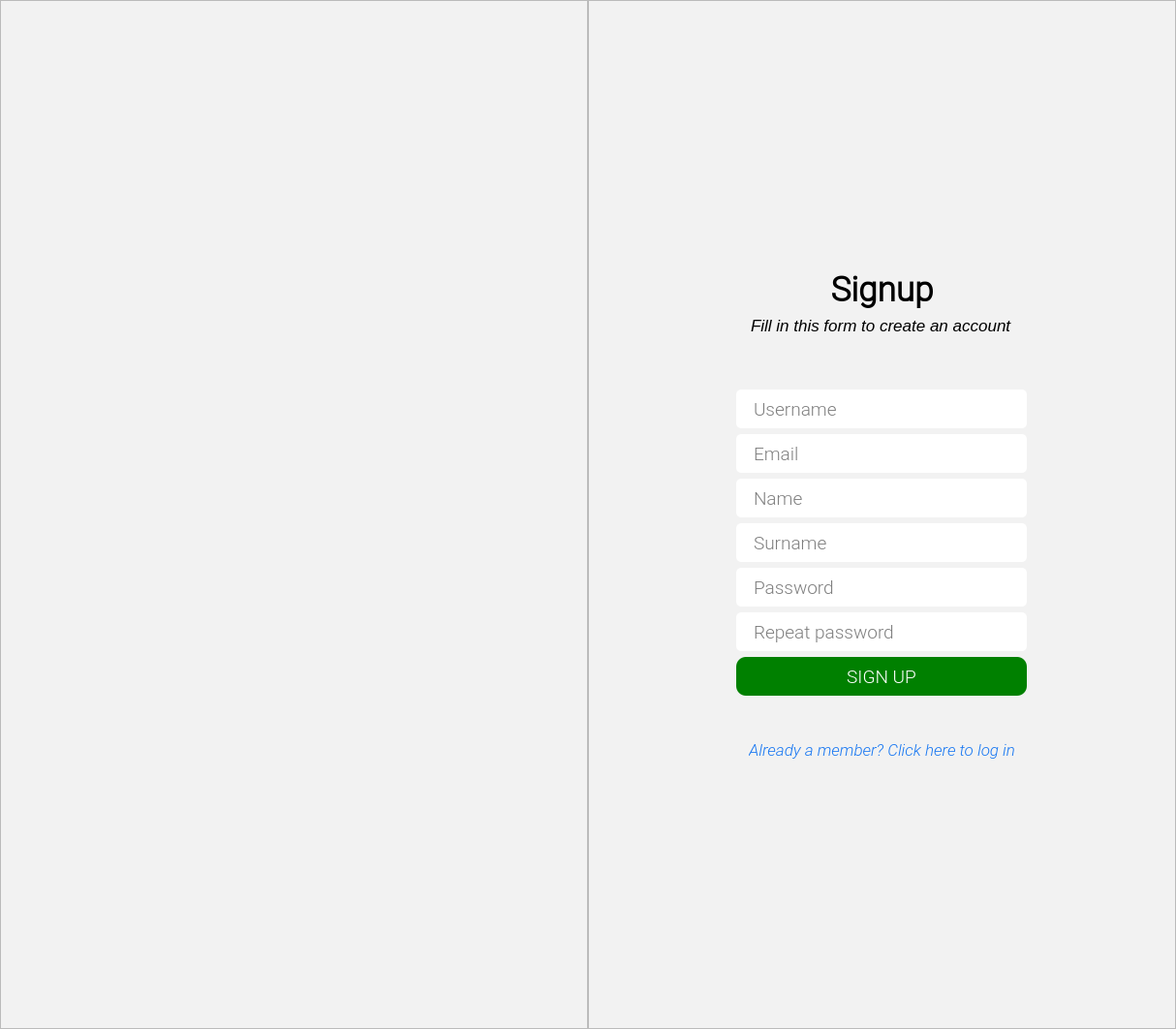
<?xml version="1.0" encoding="UTF-8"?>
<ui version="4.0">
 <class>SignupForm</class>
 <widget class="QWidget" name="SignupForm">
  <property name="geometry">
   <rect>
    <x>0</x>
    <y>0</y>
    <width>1214</width>
    <height>1062</height>
   </rect>
  </property>
  <property name="sizePolicy">
   <sizepolicy hsizetype="Preferred" vsizetype="Preferred">
    <horstretch>0</horstretch>
    <verstretch>0</verstretch>
   </sizepolicy>
  </property>
  <property name="maximumSize">
   <size>
    <width>16777215</width>
    <height>16777215</height>
   </size>
  </property>
  <property name="windowTitle">
   <string>Real-Time Collaborative Text Editor</string>
  </property>
  <property name="windowIcon">
   <iconset resource="resource.qrc">
    <normaloff>:/images/app/logo_black.png</normaloff>:/images/app/logo_black.png</iconset>
  </property>
  <property name="styleSheet">
   <string notr="true">* {
	font-family: &quot;Roboto Light&quot;;
	font-size: 14pt;
}

QFrame {
	background-color: #f2f2f2;
}

QLine {
	color: grey;
}

QLineEdit {
	background-color: white;
	padding: 5px 16px 5px;
    border-radius: 5px;
}

QLineEdit:focus {
	border: 2px solid #1877f2;
}

QPushButton#signup {
	border-radius: 10px;
	background-color: green;
	color: white;
}

QPushButton#signup:hover {
	background-color: #056905;
}

QPushButton#signup:hover:pressed {
	border-radius: 15px;
}

QPushButton#go_to_login {
	color: #1877f2;
	border: none;
	font-style: italic;
	font-weight: 200;
	font-size: 13pt;
}

QPushButton#go_to_login:hover {
	text-decoration: underline;
}

QLabel#instructions {
	font-style: italic;
	font-weight: 200;
	font-size: 13pt;
}</string>
  </property>
  <layout class="QHBoxLayout" name="horizontalLayout">
   <property name="spacing">
    <number>0</number>
   </property>
   <property name="leftMargin">
    <number>0</number>
   </property>
   <property name="topMargin">
    <number>0</number>
   </property>
   <property name="rightMargin">
    <number>0</number>
   </property>
   <property name="bottomMargin">
    <number>0</number>
   </property>
   <item>
    <widget class="QFrame" name="logo">
     <property name="sizePolicy">
      <sizepolicy hsizetype="Preferred" vsizetype="Preferred">
       <horstretch>0</horstretch>
       <verstretch>0</verstretch>
      </sizepolicy>
     </property>
     <property name="frameShape">
      <enum>QFrame::StyledPanel</enum>
     </property>
     <property name="frameShadow">
      <enum>QFrame::Raised</enum>
     </property>
     <layout class="QGridLayout" name="gridLayout">
      <property name="leftMargin">
       <number>50</number>
      </property>
      <property name="topMargin">
       <number>50</number>
      </property>
      <property name="rightMargin">
       <number>50</number>
      </property>
      <property name="bottomMargin">
       <number>50</number>
      </property>
      <item row="0" column="0">
       <widget class="QLabel" name="label_2">
        <property name="maximumSize">
         <size>
          <width>980</width>
          <height>600</height>
         </size>
        </property>
        <property name="text">
         <string/>
        </property>
        <property name="pixmap">
         <pixmap resource="resource.qrc">:/images/app/background.png</pixmap>
        </property>
        <property name="scaledContents">
         <bool>true</bool>
        </property>
       </widget>
      </item>
     </layout>
    </widget>
   </item>
   <item>
    <widget class="QFrame" name="form">
     <property name="sizePolicy">
      <sizepolicy hsizetype="Preferred" vsizetype="Preferred">
       <horstretch>0</horstretch>
       <verstretch>0</verstretch>
      </sizepolicy>
     </property>
     <property name="frameShape">
      <enum>QFrame::StyledPanel</enum>
     </property>
     <property name="frameShadow">
      <enum>QFrame::Raised</enum>
     </property>
     <layout class="QVBoxLayout" name="verticalLayout">
      <item>
       <spacer name="verticalSpacer_2">
        <property name="orientation">
         <enum>Qt::Vertical</enum>
        </property>
        <property name="sizeHint" stdset="0">
         <size>
          <width>20</width>
          <height>40</height>
         </size>
        </property>
       </spacer>
      </item>
      <item>
       <widget class="QLabel" name="label">
        <property name="sizePolicy">
         <sizepolicy hsizetype="Preferred" vsizetype="Preferred">
          <horstretch>0</horstretch>
          <verstretch>0</verstretch>
         </sizepolicy>
        </property>
        <property name="font">
         <font>
          <family>Roboto Light</family>
          <pointsize>14</pointsize>
          <weight>50</weight>
          <bold>false</bold>
         </font>
        </property>
        <property name="styleSheet">
         <string notr="true"/>
        </property>
        <property name="text">
         <string>&lt;html&gt;&lt;head/&gt;&lt;body&gt;&lt;p align=&quot;center&quot;&gt;&lt;span style=&quot; font-size:26pt; font-weight:600;&quot;&gt;Signup&lt;/span&gt;&lt;/p&gt;&lt;/body&gt;&lt;/html&gt;</string>
        </property>
       </widget>
      </item>
      <item alignment="Qt::AlignHCenter">
       <widget class="QLabel" name="instructions">
        <property name="text">
         <string>Fill in this form to create an account</string>
        </property>
       </widget>
      </item>
      <item>
       <spacer name="verticalSpacer_3">
        <property name="orientation">
         <enum>Qt::Vertical</enum>
        </property>
        <property name="sizeType">
         <enum>QSizePolicy::Fixed</enum>
        </property>
        <property name="sizeHint" stdset="0">
         <size>
          <width>20</width>
          <height>50</height>
         </size>
        </property>
       </spacer>
      </item>
      <item alignment="Qt::AlignHCenter">
       <widget class="QLineEdit" name="username">
        <property name="sizePolicy">
         <sizepolicy hsizetype="Minimum" vsizetype="Fixed">
          <horstretch>0</horstretch>
          <verstretch>0</verstretch>
         </sizepolicy>
        </property>
        <property name="minimumSize">
         <size>
          <width>300</width>
          <height>40</height>
         </size>
        </property>
        <property name="maximumSize">
         <size>
          <width>300</width>
          <height>40</height>
         </size>
        </property>
        <property name="font">
         <font>
          <family>Roboto Light</family>
          <pointsize>14</pointsize>
          <weight>50</weight>
          <bold>false</bold>
         </font>
        </property>
        <property name="styleSheet">
         <string notr="true"/>
        </property>
        <property name="echoMode">
         <enum>QLineEdit::Normal</enum>
        </property>
        <property name="placeholderText">
         <string>Username</string>
        </property>
        <property name="clearButtonEnabled">
         <bool>true</bool>
        </property>
       </widget>
      </item>
      <item alignment="Qt::AlignHCenter">
       <widget class="QLineEdit" name="email">
        <property name="sizePolicy">
         <sizepolicy hsizetype="Minimum" vsizetype="Fixed">
          <horstretch>0</horstretch>
          <verstretch>0</verstretch>
         </sizepolicy>
        </property>
        <property name="minimumSize">
         <size>
          <width>300</width>
          <height>40</height>
         </size>
        </property>
        <property name="maximumSize">
         <size>
          <width>300</width>
          <height>40</height>
         </size>
        </property>
        <property name="font">
         <font>
          <family>Roboto Light</family>
          <pointsize>14</pointsize>
          <weight>50</weight>
          <bold>false</bold>
         </font>
        </property>
        <property name="styleSheet">
         <string notr="true"/>
        </property>
        <property name="echoMode">
         <enum>QLineEdit::Normal</enum>
        </property>
        <property name="placeholderText">
         <string>Email</string>
        </property>
        <property name="clearButtonEnabled">
         <bool>true</bool>
        </property>
       </widget>
      </item>
      <item alignment="Qt::AlignHCenter">
       <widget class="QLineEdit" name="name">
        <property name="sizePolicy">
         <sizepolicy hsizetype="Minimum" vsizetype="Fixed">
          <horstretch>0</horstretch>
          <verstretch>0</verstretch>
         </sizepolicy>
        </property>
        <property name="minimumSize">
         <size>
          <width>300</width>
          <height>40</height>
         </size>
        </property>
        <property name="maximumSize">
         <size>
          <width>300</width>
          <height>40</height>
         </size>
        </property>
        <property name="font">
         <font>
          <family>Roboto Light</family>
          <pointsize>14</pointsize>
          <weight>50</weight>
          <bold>false</bold>
         </font>
        </property>
        <property name="styleSheet">
         <string notr="true"/>
        </property>
        <property name="echoMode">
         <enum>QLineEdit::Normal</enum>
        </property>
        <property name="placeholderText">
         <string>Name</string>
        </property>
        <property name="clearButtonEnabled">
         <bool>true</bool>
        </property>
       </widget>
      </item>
      <item alignment="Qt::AlignHCenter">
       <widget class="QLineEdit" name="surname">
        <property name="sizePolicy">
         <sizepolicy hsizetype="Minimum" vsizetype="Fixed">
          <horstretch>0</horstretch>
          <verstretch>0</verstretch>
         </sizepolicy>
        </property>
        <property name="minimumSize">
         <size>
          <width>300</width>
          <height>40</height>
         </size>
        </property>
        <property name="maximumSize">
         <size>
          <width>300</width>
          <height>40</height>
         </size>
        </property>
        <property name="font">
         <font>
          <family>Roboto Light</family>
          <pointsize>14</pointsize>
          <weight>50</weight>
          <bold>false</bold>
         </font>
        </property>
        <property name="styleSheet">
         <string notr="true"/>
        </property>
        <property name="echoMode">
         <enum>QLineEdit::Normal</enum>
        </property>
        <property name="placeholderText">
         <string>Surname</string>
        </property>
        <property name="clearButtonEnabled">
         <bool>true</bool>
        </property>
       </widget>
      </item>
      <item alignment="Qt::AlignHCenter">
       <widget class="QLineEdit" name="password">
        <property name="sizePolicy">
         <sizepolicy hsizetype="Minimum" vsizetype="Fixed">
          <horstretch>0</horstretch>
          <verstretch>0</verstretch>
         </sizepolicy>
        </property>
        <property name="minimumSize">
         <size>
          <width>300</width>
          <height>40</height>
         </size>
        </property>
        <property name="maximumSize">
         <size>
          <width>300</width>
          <height>40</height>
         </size>
        </property>
        <property name="font">
         <font>
          <family>Roboto Light</family>
          <pointsize>14</pointsize>
          <weight>50</weight>
          <bold>false</bold>
         </font>
        </property>
        <property name="styleSheet">
         <string notr="true"/>
        </property>
        <property name="echoMode">
         <enum>QLineEdit::Password</enum>
        </property>
        <property name="placeholderText">
         <string>Password</string>
        </property>
        <property name="clearButtonEnabled">
         <bool>true</bool>
        </property>
       </widget>
      </item>
      <item alignment="Qt::AlignHCenter">
       <widget class="QLineEdit" name="repeat_password">
        <property name="sizePolicy">
         <sizepolicy hsizetype="Minimum" vsizetype="Fixed">
          <horstretch>0</horstretch>
          <verstretch>0</verstretch>
         </sizepolicy>
        </property>
        <property name="minimumSize">
         <size>
          <width>300</width>
          <height>40</height>
         </size>
        </property>
        <property name="maximumSize">
         <size>
          <width>300</width>
          <height>40</height>
         </size>
        </property>
        <property name="font">
         <font>
          <family>Roboto Light</family>
          <pointsize>14</pointsize>
          <weight>50</weight>
          <bold>false</bold>
         </font>
        </property>
        <property name="styleSheet">
         <string notr="true"/>
        </property>
        <property name="text">
         <string/>
        </property>
        <property name="echoMode">
         <enum>QLineEdit::Password</enum>
        </property>
        <property name="placeholderText">
         <string>Repeat password</string>
        </property>
        <property name="clearButtonEnabled">
         <bool>true</bool>
        </property>
       </widget>
      </item>
      <item alignment="Qt::AlignHCenter">
       <widget class="QPushButton" name="signup">
        <property name="minimumSize">
         <size>
          <width>300</width>
          <height>40</height>
         </size>
        </property>
        <property name="maximumSize">
         <size>
          <width>300</width>
          <height>40</height>
         </size>
        </property>
        <property name="font">
         <font>
          <family>Roboto Light</family>
          <pointsize>14</pointsize>
          <weight>50</weight>
          <bold>false</bold>
         </font>
        </property>
        <property name="cursor">
         <cursorShape>PointingHandCursor</cursorShape>
        </property>
        <property name="styleSheet">
         <string notr="true"/>
        </property>
        <property name="text">
         <string>SIGN UP</string>
        </property>
        <property name="shortcut">
         <string>Return</string>
        </property>
        <property name="autoDefault">
         <bool>true</bool>
        </property>
        <property name="default">
         <bool>true</bool>
        </property>
       </widget>
      </item>
      <item>
       <spacer name="verticalSpacer_4">
        <property name="orientation">
         <enum>Qt::Vertical</enum>
        </property>
        <property name="sizeType">
         <enum>QSizePolicy::Fixed</enum>
        </property>
        <property name="sizeHint" stdset="0">
         <size>
          <width>20</width>
          <height>40</height>
         </size>
        </property>
       </spacer>
      </item>
      <item alignment="Qt::AlignHCenter">
       <widget class="QPushButton" name="go_to_login">
        <property name="sizePolicy">
         <sizepolicy hsizetype="Maximum" vsizetype="Preferred">
          <horstretch>0</horstretch>
          <verstretch>0</verstretch>
         </sizepolicy>
        </property>
        <property name="minimumSize">
         <size>
          <width>0</width>
          <height>0</height>
         </size>
        </property>
        <property name="font">
         <font>
          <family>Roboto Light</family>
          <pointsize>13</pointsize>
          <weight>25</weight>
          <italic>true</italic>
          <bold>false</bold>
         </font>
        </property>
        <property name="cursor">
         <cursorShape>PointingHandCursor</cursorShape>
        </property>
        <property name="styleSheet">
         <string notr="true"/>
        </property>
        <property name="text">
         <string>Already a member? Click here to log in</string>
        </property>
        <property name="shortcut">
         <string>Ctrl+1</string>
        </property>
        <property name="autoDefault">
         <bool>true</bool>
        </property>
        <property name="default">
         <bool>true</bool>
        </property>
       </widget>
      </item>
      <item>
       <spacer name="verticalSpacer">
        <property name="orientation">
         <enum>Qt::Vertical</enum>
        </property>
        <property name="sizeHint" stdset="0">
         <size>
          <width>20</width>
          <height>40</height>
         </size>
        </property>
       </spacer>
      </item>
     </layout>
    </widget>
   </item>
  </layout>
 </widget>
 <tabstops>
  <tabstop>username</tabstop>
  <tabstop>email</tabstop>
  <tabstop>name</tabstop>
  <tabstop>surname</tabstop>
  <tabstop>password</tabstop>
  <tabstop>repeat_password</tabstop>
  <tabstop>signup</tabstop>
  <tabstop>go_to_login</tabstop>
 </tabstops>
 <resources>
  <include location="resource.qrc"/>
 </resources>
 <connections/>
</ui>
